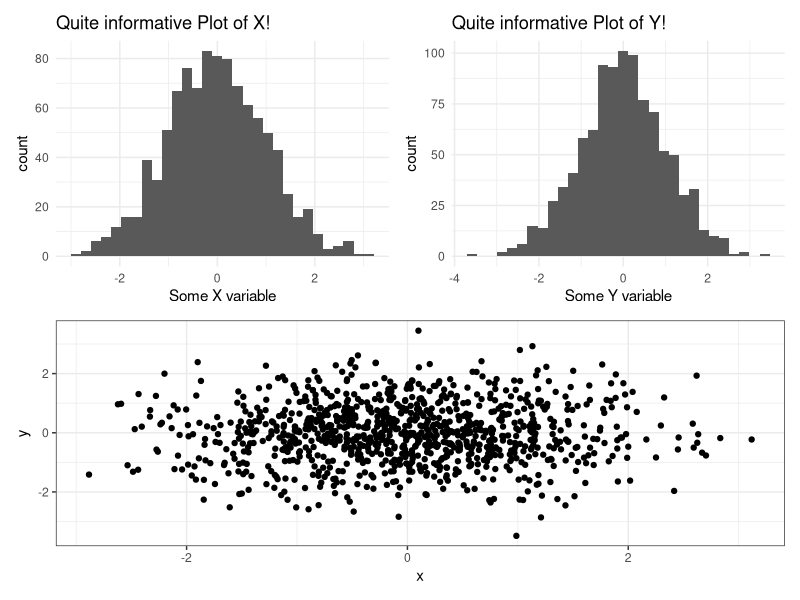

This figure's R source:
## ---- chunk 1
library(data.table) 
library(magrittr)

library(ggplot2)
library(patchwork)
## ---- chunk 2
d <- data.table(
  x = rnorm(1000), 
  y = rnorm(1000)
)
## ---- chunk 3
hist_x <- d %>% 
  ggplot(aes(x = x)) + 
  geom_histogram(bins = 30) + 
  labs(
    title = 'Quite informative Plot of X!', 
    x = 'Some X variable'
  ) + 
  theme_minimal()

hist_y <- d %>% 
  ggplot(aes(x = y)) + # 'you aaaare freaking out, man'
  geom_histogram(bins = 30) + 
  labs(
    title = 'Quite informative Plot of Y!', 
    x = 'Some Y variable'
  ) + 
  theme_minimal()

scatter_xy <- d %>% 
  ggplot(aes(x = x, y = y)) + 
  geom_point() + 
  theme_bw()
## ---- chunk 4
(hist_x | hist_y) /
scatter_xy
